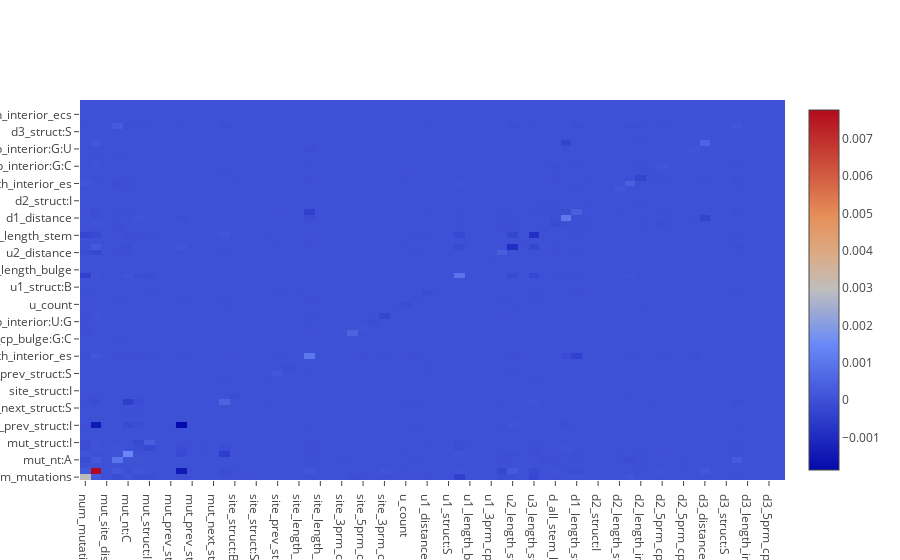

Write notebook code for a chart like this one.
### Code cell
enable_plotly_in_cell()

trace = Heatmap(z=mean_interaction_values_df.values,
                   x=Cols,
                   y=Index)
tr=[trace]
iplot(tr,show_link=False)

### Figure 1 — Plotly figure (JSON) as saved in the notebook; plotly's stock layout.template omitted (floating-point values rounded to 4 significant figures; data arrays with more than 128 entries replaced by an {"elided": "..."} marker saying what was removed)
{"data": [{"type": "heatmap", "uid": "49aa1534-478a-4fd6-aba5-3c3d038a0d42", "x": ["num_mutations", "mut_pos", "mut_site_dist", "mut_nt:A", "mut_nt:C", "mut_nt:U", "mut_struct:I", "mut_struct:S", "mut_prev_struct:B", "mut_prev_struct:I", "mut_prev_struct:S", "mut_next_struct:I", "mut_next_struct:S", "mut_same_as_site", "site_struct:B", "site_struct:I", "site_struct:S", "site_prev_struct:B", "site_prev_struct:S", "site_length_stem", "site_length_bulge", "site_length_interior_es", "site_length_interior_ecs", "site_5prm_cp_bulge:G:C", "site_3prm_cp_bulge:G:C", "site_5prm_cp_interior:C:G", "site_5prm_cp_interior:G:C", "site_5prm_cp_interior:U:G", "site_3prm_cp_interior:A:U", "site_3prm_cp_interior:G:C", "u_count", "u_all_stem_length", "u1_distance", "u1_struct:B", "u1_struct:S", "u1_length_stem", "u1_length_bulge", "u1_5prm_cp_bulge:C:G", "u1_3prm_cp_bulge:A:U", "u2_distance", "u2_length_stem", "u3_distance", "u3_length_stem", "d_count", "d_all_stem_length", "d1_distance", "d1_length_stem", "d2_distance", "d2_struct:I", "d2_struct:S", "d2_length_stem", "d2_length_interior_es", "d2_length_interior_ecs", "d2_5prm_cp_interior:A:U", "d2_5prm_cp_interior:G:C", "d2_5prm_cp_interior:U:A", "d2_5prm_cp_interior:U:G", "d2_3prm_cp_interior:G:U", "d3_distance", "d3_struct:I", "d3_struct:S", "d3_length_stem", "d3_length_interior_es", "d3_length_interior_ecs", "d3_5prm_cp_interior:U:A", "d3_3prm_cp_interior:G:U"], "y": ["num_mutations", "mut_pos", "mut_site_dist", "mut_nt:A", "mut_nt:C", "mut_nt:U", "mut_struct:I", "mut_struct:S", "mut_prev_struct:B", "mut_prev_struct:I", "mut_prev_struct:S", "mut_next_struct:I", "mut_next_struct:S", "mut_same_as_site", "site_struct:B", "site_struct:I", "site_struct:S", "site_prev_struct:B", "site_prev_struct:S", "site_length_stem", "site_length_bulge", "site_length_interior_es", "site_length_interior_ecs", "site_5prm_cp_bulge:G:C", "site_3prm_cp_bulge:G:C", "site_5prm_cp_interior:C:G", "site_5prm_cp_interior:G:C", "site_5prm_cp_interior:U:G", "site_3prm_cp_interior:A:U", "site_3prm_cp_interior:G:C", "u_count", "u_all_stem_length", "u1_distance", "u1_struct:B", "u1_struct:S", "u1_length_stem", "u1_length_bulge", "u1_5prm_cp_bulge:C:G", "u1_3prm_cp_bulge:A:U", "u2_distance", "u2_length_stem", "u3_distance", "u3_length_stem", "d_count", "d_all_stem_length", "d1_distance", "d1_length_stem", "d2_distance", "d2_struct:I", "d2_struct:S", "d2_length_stem", "d2_length_interior_es", "d2_length_interior_ecs", "d2_5prm_cp_interior:A:U", "d2_5prm_cp_interior:G:C", "d2_5prm_cp_interior:U:A", "d2_5prm_cp_interior:U:G", "d2_3prm_cp_interior:G:U", "d3_distance", "d3_struct:I", "d3_struct:S", "d3_length_stem", "d3_length_interior_es", "d3_length_interior_ecs", "d3_5prm_cp_interior:U:A", "d3_3prm_cp_interior:G:U"], "z": {"elided": "66x66 float values"}}], "layout": {}}
